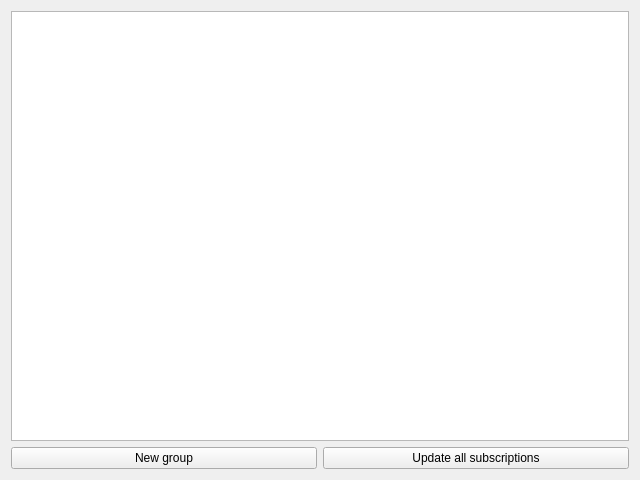
<?xml version="1.0" encoding="UTF-8"?>
<ui version="4.0">
    <class>DialogManageGroups</class>
    <widget class="QDialog" name="DialogManageGroups">
        <property name="geometry">
            <rect>
                <x>0</x>
                <y>0</y>
                <width>640</width>
                <height>480</height>
            </rect>
        </property>
        <property name="focusPolicy">
            <enum>Qt::TabFocus</enum>
        </property>
        <property name="windowTitle">
            <string>Groups</string>
        </property>
        <layout class="QVBoxLayout" name="verticalLayout">
            <item>
                <widget class="QListWidget" name="listWidget">
                    <property name="focusPolicy">
                        <enum>Qt::NoFocus</enum>
                    </property>
                </widget>
            </item>
            <item>
                <layout class="QHBoxLayout" name="horizontalLayout">
                    <item>
                        <widget class="QPushButton" name="add">
                            <property name="focusPolicy">
                                <enum>Qt::NoFocus</enum>
                            </property>
                            <property name="text">
                                <string>New group</string>
                            </property>
                        </widget>
                    </item>
                    <item>
                        <widget class="QPushButton" name="update_all">
                            <property name="focusPolicy">
                                <enum>Qt::NoFocus</enum>
                            </property>
                            <property name="text">
                                <string>Update all subscriptions</string>
                            </property>
                        </widget>
                    </item>
                </layout>
            </item>
        </layout>
    </widget>
    <resources/>
    <connections/>
</ui>
